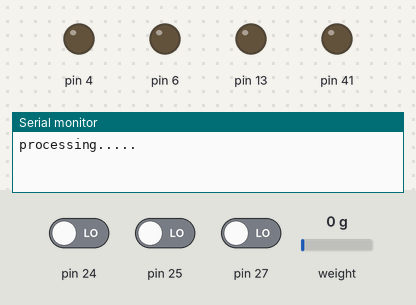
Bench run of a sketch on a simulated Arduino Mega 2560, built with avr-gcc and run on an emulated ATmega2560. Shown: output pins drawn as LEDs (lit = HIGH), the last lines printed to the serial monitor. Inputs (shaded band) come from the test bench; at power-on: pin 24 LOW, pin 25 LOW, pin 27 LOW, weight on the scale 0 g.

Above: at 2.2 s.
2.3 s: pin 24 driven HIGH
At 3.6 s:
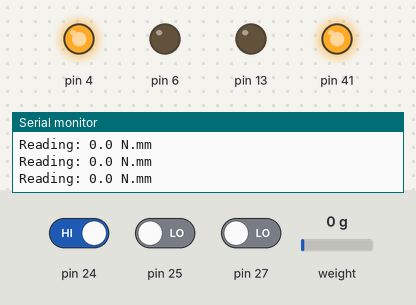
Timing chart, 0 to 5.3 s (numbered marks = the images above; inputs shaded):
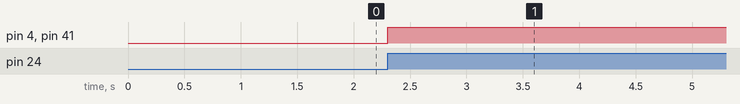

Measured:
- after the input at 2.3 s, pin 4, pin 41: LOW → HIGH at once

The sketch:

measuring_torque.ino
```cpp
#include <Stepper.h>

#include "HX711.h"

#define calibration_factor -16650.00 //This value is obtained using the SparkFun_HX711_Calibration sketch

#define LOADCELL_DOUT_PIN  35
#define LOADCELL_SCK_PIN  33

HX711 scale;

int torque;
const int stepsPerRevolution = 200;
Stepper myStepper = Stepper(stepsPerRevolution, 46, 48, 50, 52);


void setup() {
pinMode(25 , INPUT) ;
pinMode(27 , INPUT) ;
pinMode(13 , OUTPUT) ;
pinMode(4 , OUTPUT) ;
pinMode(24 , INPUT) ;
digitalWrite (13, LOW) ;
pinMode(41 , OUTPUT) ;
Serial.begin(115200);
 scale.begin(LOADCELL_DOUT_PIN, LOADCELL_SCK_PIN);
  scale.set_scale(calibration_factor);
  scale.tare();

  Serial.println("processing.....");


}

void loop() {

  if(digitalRead(24))
   testtorque();

}


int testtorque(){
 analogWrite(6,0);
 while(digitalRead(27)== HIGH){
  myStepper.setSpeed(50);
  myStepper.step (-50);

}
myStepper.step (0);

int pwm = map(40,0,100,0,255);
digitalWrite(41,HIGH);
analogWrite(4,100);

while(digitalRead(25) == HIGH){
  myStepper.setSpeed(50);
  myStepper.step (50);

}
myStepper.step (0);
 unsigned long t = millis();
 t = t+15000;

while(millis()< t){

pwm = map(100,0,100,0,255);
analogWrite(4,255);

torque =(scale.get_units()*0.453592)*100*6250*9.8/1000;
 Serial.print("Reading: ");
  Serial.print((scale.get_units()*0.453592)*100*6250*9.8/1000, 1);
  Serial.print(" N.mm");
  Serial.println();

}
analogWrite(4,0);
///if you want to return it back///

while(digitalRead(27) == HIGH){
  myStepper.setSpeed(50);
  myStepper.step (-50);

}
myStepper.step (0);

return torque;

}
```
